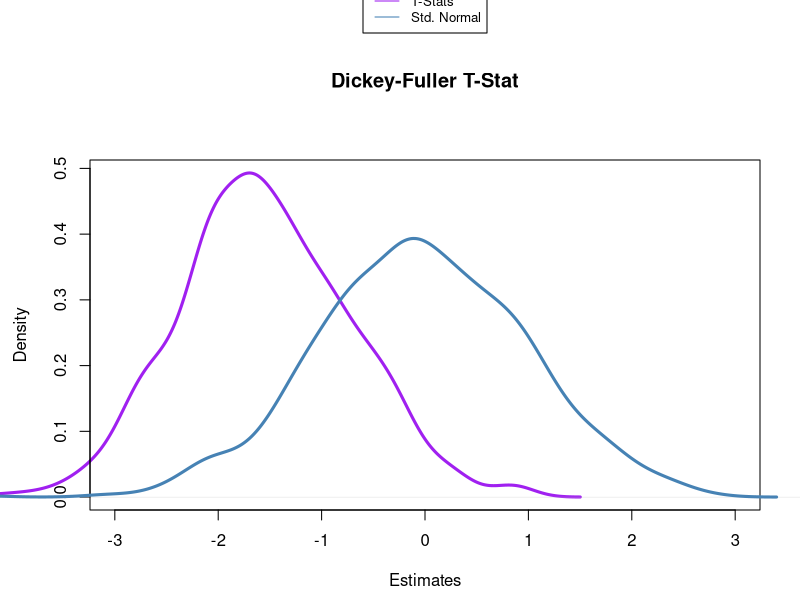
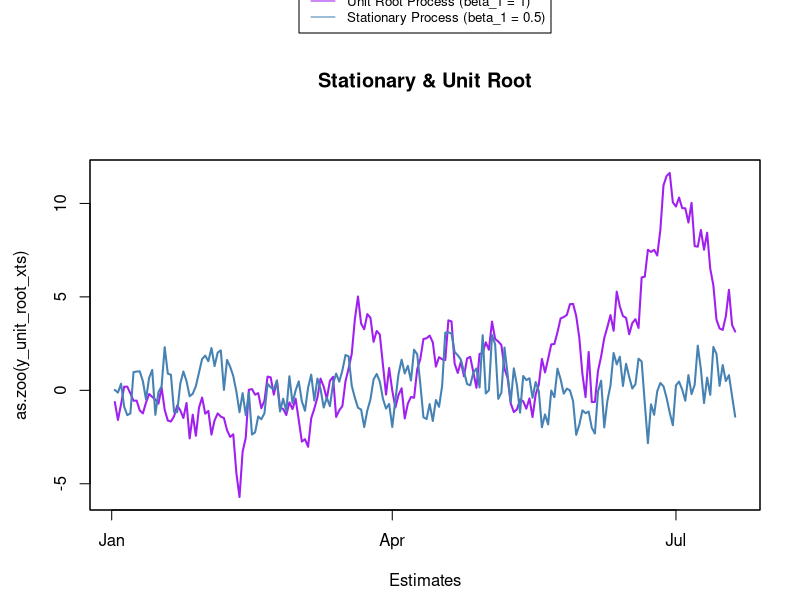
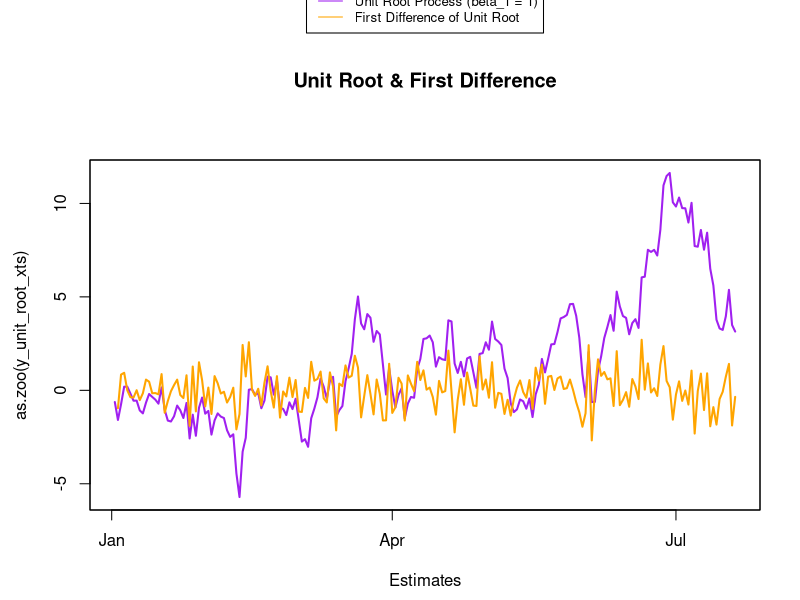
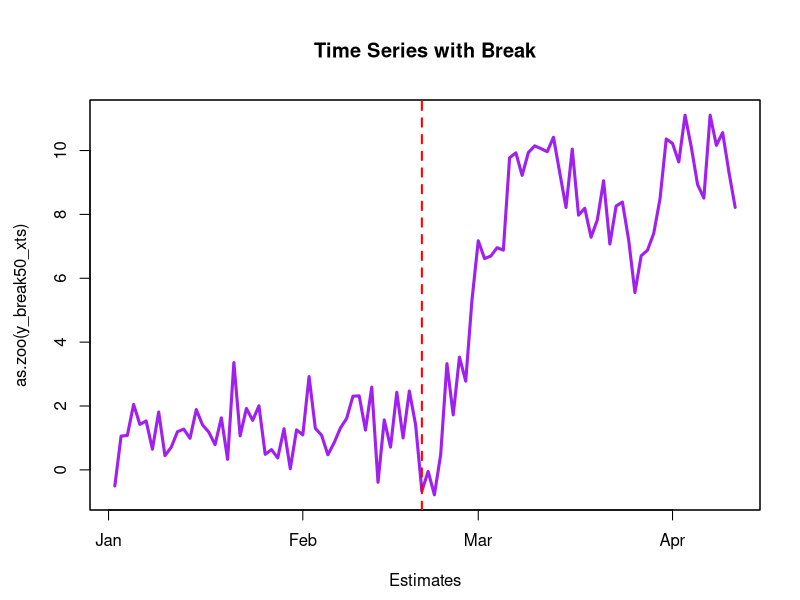

Reproduce these figures in R, in order.
# Week 2 Exercises -- BEEM012.

# Adapted from exercises and examples in Hanck, Arnold, Gerber, and Schmelzer (2020) 
# Introduction to Econometrics with R. This book is licensed under the Creative Commons Attribution-NonCommercial-ShareAlike 4.0 International License. (HA)

# Load useful libraries we will use for time series.
library(AER)
library(readxl)
library(xts)
library(zoo)
library(dynlm)

#install.packages("urca")
library(urca)

### Section 1: Testing for a Unit Root Process

#===============================================================================
# SET-UP SECTION
# This section between the ====== lines is set-up, where we simulate some
# time series we use below so we can see how the test for a unit root process works.
# If you want to look through this section and see how it works, great!
# If not, you can skip this and focus on the section below where we do the test 
# and analyze results.

# First, we set up a unit root process with beta_1 = 1.

num_iterations <- c(1000) # Here we are simulating 50 time series
num_periods <- c(200)

random_walk <- array(c(0),dim = c(num_iterations,num_periods))
beta_1_hat <- array(c(0),dim = c(num_iterations))
d <- as.Date(1:num_periods)
DickeyFuller_teststats <- array(c(0),dim = c(num_iterations)) # We are also setting up an empty vector to record the t-statistics for beta_1_hat

set.seed(250) ## set seed to replicate randomization

# This first time series we simulate is a unit root, with \beta_1 = 1.

for (i in 1:num_iterations) {   
  u <- rnorm(num_periods)   
  random_walk[i,1] = u[1]
  for (t in 2:num_periods) {
    random_walk[i,t] = (1 * random_walk[i,t-1]) + u[t]
  }
  y_unit_root = random_walk[i,]
  y_unit_root_xts <- xts(y_unit_root, d)
  AR1_DickeyFuller_lm <- lm(diff(y_unit_root_xts) ~ lag(y_unit_root_xts,1))
  DickeyFuller_teststats[i] = coeftest(AR1_DickeyFuller_lm)[2,3]
}

# Now, for comparison, we simulate time series where beta = 0.25:

stationary_process <- array(c(0),dim = c(num_iterations,num_periods))
d <- as.Date(1:num_periods)
DickeyFuller_teststats_Stationary <- array(c(0),dim = c(num_iterations)) # We are also setting up an empty vector to record the t-statistics for beta_1_hat

for (i in 1:num_iterations) {   
  u <- rnorm(num_periods)   
  stationary_process[i,1] = u[1]
  for (t in 2:num_periods) {
    stationary_process[i,t] = (0.5 * stationary_process[i,t-1]) + u[t]
  }
  
  y_stationary = stationary_process[i,]
  y_stationary_xts <- xts(y_stationary, d)
  AR1_DickeyFuller_lm <- lm(diff(y_stationary_xts) ~ lag(y_stationary_xts,1))
  DickeyFuller_teststats_Stationary[i] = coeftest(AR1_DickeyFuller_lm)[2,3]
}

#### Now, we will simulate an AR2 time series so we can use an Augmented Dickey Fuller Test.
y_unit_root_AR2 <- array(c(0),dim = c(num_periods))

set.seed(250) ## set seed to replicate randomization
# This second time series will be an AR2 unit root process
# so \beta_1 + \beta_2 = 1 for a unit root.
# Let's therefore set beta_1 = 0.7 and beta_2 = 0.3
beta1 <- 0.7
beta2 <- 0.3

u <- rnorm(num_periods)   
y_unit_root_AR2[1] = u[1]
y_unit_root_AR2[2] = (beta1 * y_unit_root_AR2[1]) + u[2]
for (t in 3:num_periods) {
  y_unit_root_AR2[t] = (beta1 * y_unit_root_AR2[t-1]) + (beta2 * y_unit_root_AR2[t-2]) + u[t]
}
y_unit_root_AR2
y_unit_root_AR2_xts <- xts(y_unit_root_AR2, d)

#### Now, we will simulate an AR2 time series WITH a Time Trend so we can use
# an Augmented Dickey Fuller Test of stationarity AROUND a trend
y_AR2_TrendStationary <- array(c(0),dim = c(num_periods))

set.seed(150) ## set seed to replicate randomization
# This second time series will be an AR2 unit root process
# so \beta_1 + \beta_2 = 1 for a unit root.
# Let's therefore set beta_1 = 0.7 and beta_2 = 0.3
alpha <- 0.5
beta1 <- 0.3
beta2 <- 0.1

u <- rnorm(num_periods)   
y_AR2_TrendStationary[1] = alpha + u[1]
y_AR2_TrendStationary[2] = (alpha*2) + (beta1 * y_AR2_TrendStationary[1]) + u[2]
for (t in 3:num_periods) {
  y_AR2_TrendStationary[t] = (alpha*t) + (beta1 * y_AR2_TrendStationary[t-1]) + (beta2 * y_AR2_TrendStationary[t-2]) + u[t]
}
y_AR2_TrendStationary_xts <- xts(y_AR2_TrendStationary, d)

# Let's take the first of our iterations as an example:
y_stationary = stationary_process[1,]
y_stationary_xts <- xts(y_stationary, d)
y_unit_root = random_walk[1,]
y_unit_root_xts <- xts(y_unit_root, d)
#===============================================================================

####### Section 1.2: Plotting Time Series
### To show that the Dickey-Fuller Test Statistics are not normal:

t_stdnormal <- rnorm(1000) # This draw of 1000 outcomes from a standard normal will be compared to the distribution of t-statistics

par(mar=c(4.5, 4.5, 8, 2), xpd=TRUE)
plot(density(DickeyFuller_teststats), 
     col = "purple",      
     xlim = c(-3,3),
     lwd = 3,
     main = "Dickey-Fuller T-Stat",
     xlab = "Estimates")
lines(density(t_stdnormal), 
      col = "steelblue",    
      xlim = c(-3,3),      
      lwd = 3)
legend("top",   
       c("T-Stats", "Std. Normal"), 
       col = c("purple", "steelblue"), 
       lty = c(1, 1),
       inset=c(0,-0.5),
       cex = 0.8
)

par(mar=c(4.5, 4.5, 8, 2), xpd=TRUE)
plot(as.zoo(y_unit_root_xts), 
     col = "purple",      
     lwd = 2,
     main = "Stationary & Unit Root",
     xlab = "Estimates")
lines(as.zoo(y_stationary_xts), 
      col = "steelblue",    
      lwd = 2)
legend("top",   
       c("Unit Root Process (beta_1 = 1)", "Stationary Process (beta_1 = 0.5)"), 
       col = c("purple", "steelblue"), 
       lty = c(1, 1),
       inset=c(0,-0.5),
       cex = 0.8
)

par(mar=c(4.5, 4.5, 8, 2), xpd=TRUE)
plot(as.zoo(y_unit_root_xts), 
     col = "purple",      
     lwd = 2,
     main = "Unit Root & First Difference",
     xlab = "Estimates")
lines(as.zoo(diff(y_unit_root_xts)), 
      col = "orange",    
      lwd = 2)
legend("top",   
       c("Unit Root Process (beta_1 = 1)", "First Difference of Unit Root"), 
       col = c("purple", "orange"), 
       lty = c(1, 1),
       inset=c(0,-0.5),
       cex = 0.8
)
#-------------------------------------------------------------------------------

####### Section 1.3: Implementing the Dickey-Fuller Test

## Section 1.3.1: Dickey-Fuller Test for AR(1) Time Series Data
# In the section above, we have set up our unit root process: y_unit_root_xts,
#     where we know that beta_1 = 1.
#     (in other words, it is a random walk)

# We will now run the ADL test and see how it works:
# We run the exact linear model that is in the Homework Handout:
AR1_DickeyFuller_lm <- lm(diff(y_unit_root_xts) ~ lag(y_unit_root_xts,1)) # This line of code implements a linear model representing the Dickey-Fuller Test
coeftest(AR1_DickeyFuller_lm)     # This line prints the coefficients and their test statistics
# Recall that the Dickey-Fuller test statistic is the t-statistic on the lagged term in the model above:
DickeyFuller_teststat_manual = coeftest(AR1_DickeyFuller_lm)[2,3]

# Now, let's compare this to the output when we use the R function that directly
#   runs the Unit Root test for us. This uses the df (for Dickey-Fuller) command from the 
#   ur package (referring to Unit Root). 
#   Here we are testing the y_unit_root_xts time series, so this is the first argument of the ur.df() command
#   Here we are implementing the model from our lecture notes with 
#   no additional lags, and with an intercept, but no time trend,
#   so we set lags=0 (since we don't include any additional lags for the ordinary
#   Dickey-Fuller test) and with type='drift' to indicate we want to use the critical values for
#   the model with an intercept only.
unit_root_test = ur.df(y_unit_root_xts, lags=0, type='drift')
# These two commands retrieve the parameters of interest we care about:
DickeyFuller_teststat_automatic = unit_root_test@teststat[1]
DickeyFuller_CriticalValues = unit_root_test@cval[1,]
# If you want to see the full output from this function, run summary(unit_root_test).
# This includes more detail than we need right now though

# Now, let's look at what we find:
print(c("Manually Computed Dickey Fuller Test Statistic:", round(DickeyFuller_teststat_manual,2)))
print(c("Automatic Dickey Fuller Test Statistic:", round(DickeyFuller_teststat_automatic,2)))
# The test-statistic we calculate from our manually set-up lm() is the exact same
# as the one from the ur.df() function!
# Now, let's look at the Critical Values from the ur.df() function. 
# As we showed above, the t-statistics are not normal, so we need to use special
# Critical Values to test:
print("Dickey-Fuller Intercept-Only Critical Values:")
print(DickeyFuller_CriticalValues)
# As you can see, the Dickey-Fuller test statistic for our unit root process
# does NOT reject the null, so we cannot conclude it is stationary.

# Now, let's repeat the same for a Stationary time series, and see what happens!
# Take the exact code from above, but replace the y_unit_root_xts with 
# our xts object for a stationary time series: y_stationary_xts
# Stationary Time Series:
Stationary_DickeyFuller_lm <- lm(diff(y_stationary_xts) ~ lag(y_stationary_xts,1))
DF_stationary_teststat_manual = coeftest(Stationary_DickeyFuller_lm)[2,3]

unit_root_test_Stationary = ur.df(y_stationary_xts, lags=0, type='drift')
DF_stationary_teststat_automatic = unit_root_test_Stationary@teststat[1]
DF_stationary_CriticalValues = unit_root_test_Stationary@cval[1,]

# Now, let's look at what we find:
print(c("Manual Dickey Fuller Test Statistic for Stationary Series:", round(DF_stationary_teststat_manual,2)))
print(c("Automatic Dickey Fuller Test Statistic for Stationary Series:", round(DF_stationary_teststat_automatic,2)))
# Now, let's look at the Critical Values from the ur.df() function. 
# As we showed above, the t-statistics are not normal, so we need to use special
# Critical Values to test:
print("Dickey-Fuller Intercept-Only Critical Values:")
print(DF_stationary_CriticalValues)
# Can we reject the null hypothesis? What can you conclude from this?

## Section 1.3.2: ADF Test for AR(2)
# Now, let's use the AR2 Unit Root process we simulated above: y_unit_root_AR2_xts
#     and let's run an ADF test
#     Recall from the notes or Homework Handout that for an ADF test with p=2, we 
#     include two lags of the difference.
#     We take the lag of a difference just like any other lag, but putting the
#     diff() function inside a lag() function: so the order-p lag of the diff is lag(diff(y_unit_root_AR2_xts),p)
#     Add the required lagged difference terms to the appropriate linear model to run an ADF test on this AR2 process.
UnitRootAR2_DickeyFuller_lm <- lm(diff(y_unit_root_AR2_xts) ~ lag(y_unit_root_AR2_xts,1) + lag(diff(y_unit_root_AR2_xts),1) +  lag(diff(y_unit_root_AR2_xts),2))
ADF_AR2_teststat_manual = coeftest(UnitRootAR2_DickeyFuller_lm)[2,3]

# Let's check we get the same outcome when we use the automatic Unit Root Test:
#   We are using a model with an intercept, so type='drift' again.
#   We are using a model with two lags in this Augmented Dickey Fuller test, so lags=2
unit_root_test_AR2 = ur.df(y_unit_root_AR2_xts, lags=2, type='drift')
ADF_AR2_teststat_automatic = unit_root_test_AR2@teststat[1]
ADF_AR2_CriticalValues = unit_root_test_AR2@cval[1,]

# Now, let's look at what we find:
print(c("Manual Augmented Dickey Fuller Test Statistic:", round(ADF_AR2_teststat_manual,2)))
print(c("Automatic Augmented Dickey Fuller Test Statistic:", round(ADF_AR2_teststat_automatic,2)))
# Now, let's look at the Critical Values from the ur.df() function. 
# As we showed above, the t-statistics are not normal, so we need to use special
# Critical Values to test:
print("Dickey-Fuller Intercept-Only Critical Values:")
print(ADF_AR2_CriticalValues)
# Can we reject the null hypothesis? What can you conclude from this?

## Section 1.3.3: Testing for Stationarity Around Trend:
#   Now, we are going to use the time series we simulated above which is stationary around a deterministic time trend
#   Recall, we simulated a stationary AR2, with an added time trend.
#   For this, we use the version of the ADF test that includes a time trend
#   In R, we can add a time trend by including a term that reflects the time period of a given observation
#   This is written as time(y_AR2_TrendStationary_xts), and is equivalent to including t in our model as a regressor
TrendStationaryAR2_Trend_lm <- lm(diff(y_AR2_TrendStationary_xts) ~ time(y_AR2_TrendStationary_xts) + lag(y_AR2_TrendStationary_xts,1) + lag(diff(y_AR2_TrendStationary_xts),1) +  lag(diff(y_AR2_TrendStationary_xts),2))
coeftest(TrendStationaryAR2_Trend_lm)
ADF_TrendStationaryAR2_manual = coeftest(TrendStationaryAR2_Trend_lm)[3,3]

# Let's check we get the same test statistic when we use the automatic Unit Root Test:
#   We are using a model with an intercept, so type='trend' again.
#   We are using a model with two lags in this Augmented Dickey Fuller test, so lags=2
#   Remember, we are now testing the y_AR2_TrendStationary_xts time series, so we update the first argument of the ur.df() function
unit_root_test_TrendStationaryAR2 = ur.df(y_AR2_TrendStationary_xts, lags=2, type='trend')
unit_root_test_TrendStationaryAR2@teststat[1]
unit_root_test_TrendStationaryAR2@cval[1,]

# Try now, without a trend. To do this, take the linear model from above, and remove the time()
#     term, which indicated we include a time trend.
TrendStationaryAR2_NoTrend_lm <- lm(diff(y_AR2_TrendStationary_xts) ~ lag(y_AR2_TrendStationary_xts,1) + lag(diff(y_AR2_TrendStationary_xts),1) +  lag(diff(y_AR2_TrendStationary_xts),2))
coeftest(TrendStationaryAR2_NoTrend_lm)[2,3]
URtest_NoTrend_TrendStationaryAR2 <- ur.df(y_AR2_TrendStationary_xts, lags=2, type='drift')
URtest_NoTrend_TrendStationaryAR2@teststat[1]
URtest_NoTrend_TrendStationaryAR2@cval[1,]

# What do we conclude from this test about our time series being stationary? 
# Given what we know about there being a trend in our data, is this correct?
#     Recall that if we reject the null hypothesis, then our time series is stationary.
#     Given all this, does the result of this test make sense?

########### Section 2: Testing for a Break

#===============================================================================
# SET-UP SECTION
# This section between the ====== lines is set-up, where we simulate some
# time series we use below so we can see how the test for a break works.
# If you want to look through this section and see how it works, great!
# If not, you can skip this and focus on the section below where we do the test 
# and analyze results.

# First, we set up a time series with a break.

num_iterations <- c(1000) # Here we are simulating 10 time series
num_periods <- c(100)
break_period <- c(50)

beta0 <- c(1)
delta0 <- c(0)
beta1 <- c(0.15)
delta1 <- c(0.75)

time_series_break50 <- array(c(0),dim = c(num_iterations,num_periods))
beta_0_hat <- array(c(0),dim = c(num_iterations))
beta_1_hat <- array(c(0),dim = c(num_iterations))
delta0_hat <- array(c(0),dim = c(num_iterations))
delta1_hat <- array(c(0),dim = c(num_iterations))

beta_0_hat_naive <- array(c(0),dim = c(num_iterations))
beta_1_hat_naive <- array(c(0),dim = c(num_iterations))

d <- as.Date(1:num_periods)
DickeyFuller_teststats <- array(c(0),dim = c(num_iterations)) # We are also setting up an empty vector to record the t-statistics for beta_1_hat

set.seed(100) ## set seed to replicate randomization

for (i in 1:num_iterations) {   
  u <- rnorm(num_periods)   
  time_series_break50[i,1] = u[1]
  for (t in 2:break_period) {
    time_series_break50[i,t] = beta0 + (beta1 * time_series_break50[i,t-1]) + u[t]
  }
  for (t in (break_period + 1):num_periods) {
    time_series_break50[i,t] = (beta0 + delta0) + ((beta1+delta1) * time_series_break50[i,t-1]) + u[t]
  }
  
  y_break50 = time_series_break50[i,]
  y_break50_xts <- xts(y_break50, d)
  
  D <- 1*(time(y_break50_xts) >= time(y_break50_xts)[50])
  Chow_test_model = lm(y_break50_xts ~ lag(y_break50_xts,1) + D + (D*lag(y_break50_xts,1)))
  beta_0_hat[i] = coeftest(Chow_test_model)[1,1]
  beta_1_hat[i] = coeftest(Chow_test_model)[2,1]
  delta0_hat[i] = coeftest(Chow_test_model)[3,1]
  delta1_hat[i] = coeftest(Chow_test_model)[4,1]  
  
  naive_model <- lm(y_break50_xts ~ lag(y_break50_xts,1))
  beta_0_hat_naive[i] = coeftest(naive_model)[1,1]
  beta_1_hat_naive[i] = coeftest(naive_model)[2,1]
  }

y_break50 = time_series_break50[1,]
y_break50_xts <- xts(y_break50, d)

par(mar=c(4.5, 4.5, 5, 2), xpd=TRUE)
plot(as.zoo(y_break50_xts), 
     col = "purple",      
     lwd = 3,
     main = "Time Series with Break",
     xlab = "Estimates")
abline(v=as.Date(c(50)), xpd=FALSE,
       col = "red",      
       lwd = 2, lty = 2,
       )


#===============================================================================


### Section 1: Chow Test (where we think we know the break)

# The first thing we need to do before running a Chow test is to set up our
#   dummy or indicator variable. This is a variable equal to one if after the
#   period where we think there is a break. Here, we know the break is at period t=50
#   because that's how we simulated it!
# The middle term is the part that sets up the dummy variable.
#   the condition time(y_break50_xts) > time(y_break50_xts)[50]
#   is TRUE if the time of the observation is after the 50th observation  
#   and FALSE if it is before the 50th observation. 
#   So if we multiply this by 1, we get a time series that is zero for the first
#   fifty observations, then equal to one afterwards
D <- 1*(time(y_break50_xts) > time(y_break50_xts)[50]) 
print(D)

# Now, we add this indicator function D to our regression model.
#   Recall the function for the Chow Test: we want to include D as a regressor
#   by itself, as well as a term for D * Y_(t-1).
Chow_test_model = lm(y_break50_xts ~ lag(y_break50_xts,1) + D + (D*lag(y_break50_xts,1)))
coeftest(Chow_test_model)
# Now, the Chow test statistic is an F-test for the terms including our indicator function.
#   This means the null hypothesis is that the coefficient of D is zero,
#   and that the coefficient of D * Y_(t-1) is also zero.
#   This gives the constraint "D=0", "lag(y_break50_xts, 1):D=0" we use in the linearHypothesis below.
#   As before, we are using an F-test and using homoskedasticity only errors.
linearHypothesis(Chow_test_model, c("D=0", "lag(y_break50_xts, 1):D=0"), test="F", white.adjust = FALSE)
# From this F-test, can we reject the null hypothesis?
# What can we conclude from this test of whether our time series has a break at t=50?

### Section 2.2: QLR Test
tau_zero =round(0.15*num_periods,digits=1)
tau_one =round((1-0.15)*num_periods,digits=1)
num_tests <- tau_one - tau_zero + 1
tau <- seq(tau_zero, tau_one)

chow_test_statistics <- array(c(0), dim = c(num_tests))
for (i in 1:num_tests) {
  D <- 1*(time(y_break50_xts) > time(y_break50_xts)[tau[i]])  
  Chow_test_model = lm(y_break50_xts ~ lag(y_break50_xts,1) + D + (D*lag(y_break50_xts,1)))
  coeftest(Chow_test_model)
  chow_test = linearHypothesis(Chow_test_model, c("D=0", "lag(y_break50_xts, 1):D=0"), test="F", white.adjust = FALSE)
  chow_test_statistics[i] = chow_test$F[2]
}
data.frame("Level" = tau, "F-stat" = chow_test_statistics)

QLR_test_stat = max(chow_test_statistics)
tau_hat <- tau[which.max(chow_test_statistics)]

### Section 2.3: Problems with Breaks

cat("Indicator Variable model, Mean beta_0_hat : ", mean(beta_0_hat), "\n",
          "Indicator Variable model, Mean beta_1_hat : ", mean(beta_1_hat), "\n",
          "Indicator Variable model, Mean delta_0_hat : ", mean(delta0_hat), "\n",
          "Indicator Variable model, Mean delta_1_hat : ", mean(delta1_hat), "\n",
          "Naive Model Without Indicator Variable, Mean beta_0_hat : ", mean(beta_0_hat_naive), "\n", 
          "Naive Model Without Indicator Variable, Mean beta_1_hat : ", mean(beta_1_hat_naive), "\n")
